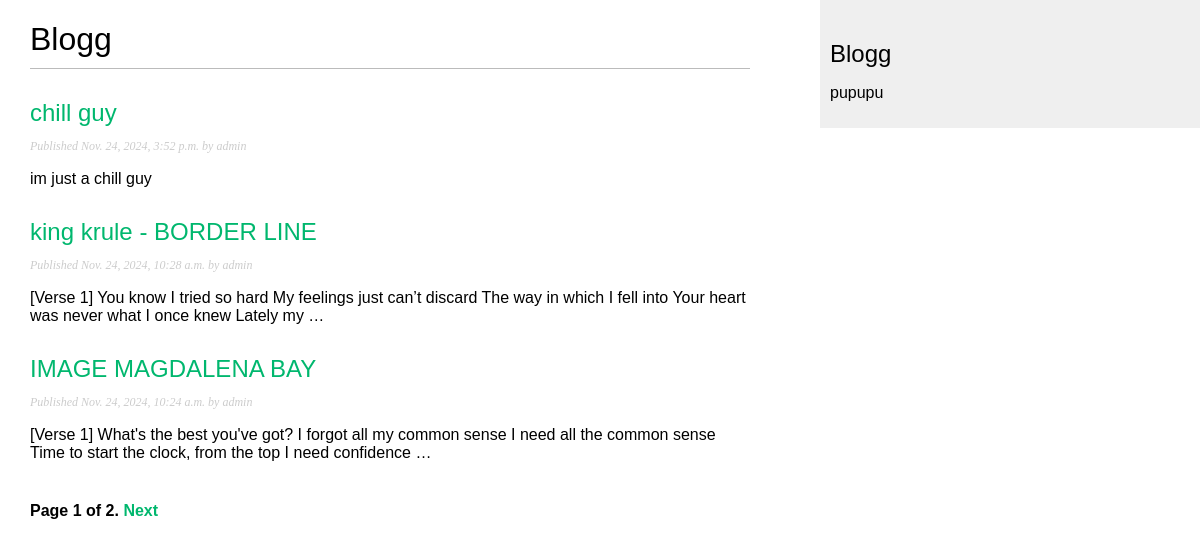
The page /my_app/ on the database its author committed.
### my_app/models.py (models this page shows, shortened)
class Post(models.Model):
    class Status(models.TextChoices):
        DRAFT = 'DF', 'Draft'
        PUBLISHED = 'PB', 'Published'
    title = models.CharField(max_length=250)
    slug = models.SlugField(max_length=250,
                            unique_for_date='publish')
    author = models.ForeignKey(User,
                               on_delete=models.CASCADE,
                               related_name='blog_posts')
    body = models.TextField()
    publish = models.DateTimeField(default=timezone.now)
    created = models.DateTimeField(auto_now_add=True)
    updated = models.DateTimeField(auto_now=True)
    status = models.CharField(max_length=2,
                              choices=Status.choices,
                              default=Status.DRAFT)
    objects = models.Manager() # менеджер, применяемый по умолчанию
    published = PublishedManager() # конкретно-прикладной менеджер
    class Meta:
        ordering = ['-publish']
        indexes = [
            models.Index(fields=['-publish'])
        ]
    def get_absolute_url(self):
        return reverse("blog:post_detail", args=[self.publish.year,
                                                 self.publish.month,
                                                 self.publish.day,
                                                 self.slug])

### my_app/views.py (the view)
# urls.py: path('', views.post_list, name='post_list'),
def post_list(request):
    post_list = Post.published.all()
    paginator = Paginator(post_list, 3)
    page_number = request.GET.get('page', 1)
    try:
        posts = paginator.page(page_number)
    except PageNotAnInteger:
        posts = paginator.page(1)
    except EmptyPage:
        posts = paginator.page(paginator.num_pages)
    return render(request,
                  'blog/post/list.html',
                  {'posts': posts})

### my_app/models.py (called while the page is built)
    def get_queryset(self) -> models.QuerySet:
        return super().get_queryset()\
            .filter(status=Post.Status.PUBLISHED)

### my_app/templates/blog/post/list.html
{% extends "blog/base.html" %}
{% block content %}
<h1>Blogg</h1>
{% for post in posts %}
<h2>
    <a href="{{ post.get_absolute_url }}">
        {{ post.title }}
    </a>
</h2>
<p class="date">
    Published {{ post.publish }} by {{ post.author }}
</p>
{{ post.body|truncatewords:30|linebreaks }}
{% endfor %}
{% include "pagination.html" with page=posts %}
{% endblock %}

### my_app/static/css/blog.css (style rules this page uses)
body { margin:0; padding:0; font-family:helvetica, sans-serif; }
a { color:#00b76e; text-decoration:none; }
h1 { font-weight:normal; border-bottom:1px solid #bbb; padding:0 0 10px 0; }
h2 { font-weight:normal; margin:30px 0 0; }
p.date { color:#ccc; font-family: georgia, serif; font-size: 12px; font-style: italic; }

### rows shown on the page
Post: title "chill guy", publish "Nov. 24, 2024, 3:52 p.m.", author "admin", body "im just a chill guy"
Post: title "king krule - BORDER LINE", publish "Nov. 24, 2024, 10:28 a.m.", author "admin", body "[Verse 1] You know I tried so hard My feelings just can’t discard The way in which I fell into Your heart was never what I once knew Lately my …"
Post: title "IMAGE MAGDALENA BAY", publish "Nov. 24, 2024, 10:24 a.m.", author "admin", body "[Verse 1] What's the best you've got? I forgot all my common sense I need all the common sense Time to start the clock, from the top I need confidence …"

### other values the page prints
{{ page.number }} "1"
{{ page.paginator.num_pages }} "2"
